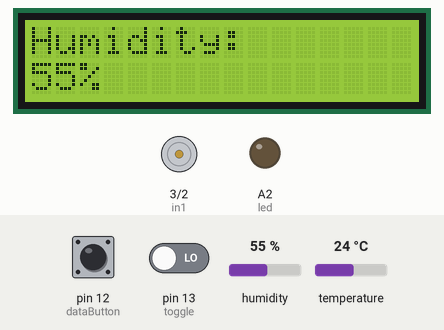
Simulated run of this sketch. Board: Arduino Uno, built with avr-gcc and run on an emulated ATmega328P. On the bench: 16×2 character LCD, motor-driver pin pairs drawn as motors (green arrow = first pin HIGH = forward, orange = second pin HIGH = backward, longer = more drive, scaled by the enable pin), output pins drawn as LEDs (lit = HIGH). The inputs (shaded band) are chosen by the test bench; at power-on: pin 12 (dataButton) HIGH, temperature 24 °C, pin 13 (toggle) LOW, humidity 55 %.

Above: at 1.2 s.
1.3 s: pin 12 (dataButton) pulled LOW for 0.15 s
4.4 s: temperature set to 39 °C
At 5.6 s:
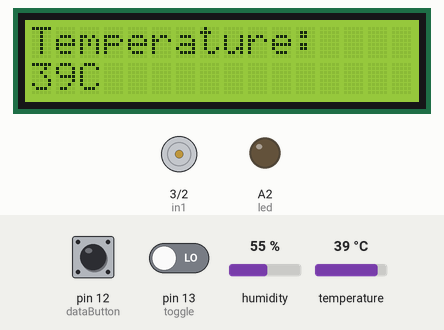
6.7 s: temperature set to 42 °C
At 7.1 s:
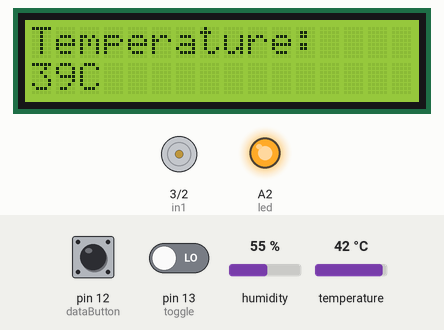
8.2 s: pin 13 (toggle) driven HIGH
At 8.7 s:
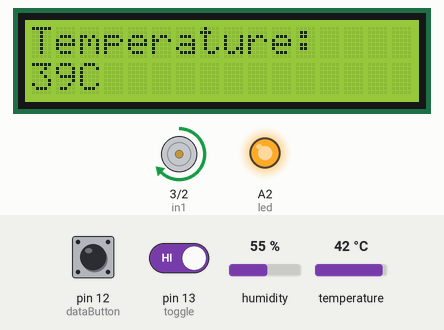
11.2 s: temperature set to 21 °C
At 11.9 s:
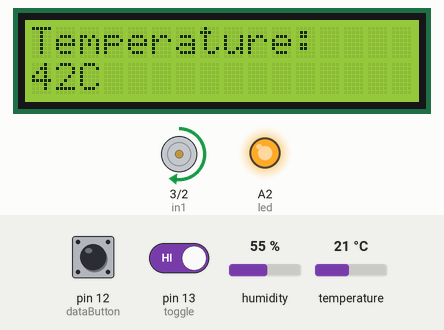
12.7 s: temperature set to 18 °C
At 13.5 s:
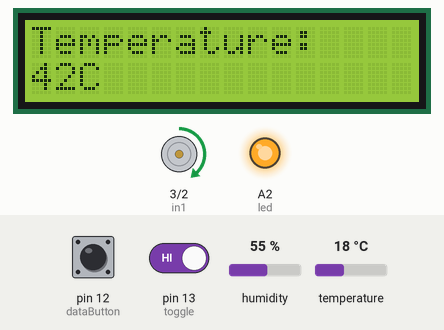
Timing chart, 0 to 15.7 s (numbered marks = the images above; inputs shaded):
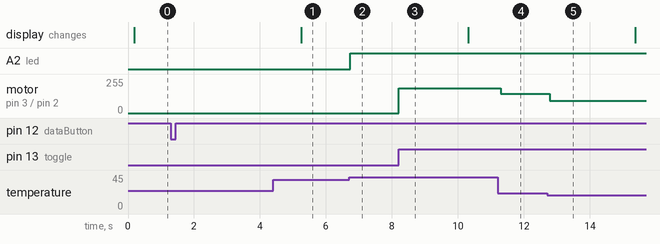

The sketch:

Arduino_Project_Code.ino
```cpp
/*Control System Summative The Cooling System
 *
 * Name: Stephen Liu
 * Date: January 13, 2023
 */

//Variable declarations and class importations
#include "dht.h"  //Imports the DHT class
#define dht_apin A1  // Analog Pin sensor is connected to Arduino
dht DHT;  //Creates a DHT object
int hum;  //Stores the humidity
int temp;  //Stores the temperature

const int toggle=13;  //The pin for the toggle switch
int toggleVal;  //Stores the state of the toggle switch

const int dataButton=12;  //The pin for push button
int buttonVal;  //The state of the button
int dataState=0;  //Determines if either temperature or humidity will be displayed
boolean hasChange=false;  //Checks if the button already been pressed

// Motor A connections
const int enA=11;
const int in1=3;
const int in2=2;

const int led=A2;  //The pin to control the warning LED

// include the library code:
#include <LiquidCrystal.h>

// Creates an LCD object. Parameters: (rs, enable, d4, d5, d6, d7)
LiquidCrystal lcd(8, 9, 4, 5, 6, 7);

//Declares the variables for the timer that controls how often the LCD's data is updated
unsigned long startMillis;
unsigned long currentMillis;
const unsigned long period=5000;

void setup(){
  pinMode(toggle, INPUT);
  pinMode(dataButton, INPUT_PULLUP);

  // Set all the motor control pins to outputs
  pinMode(enA, OUTPUT);
  pinMode(in1, OUTPUT);
  pinMode(in2, OUTPUT);

  // Turn off motors - Initial state
  digitalWrite(in1, LOW);
  digitalWrite(in2, LOW);

  pinMode(led, OUTPUT);

  // set up the LCD's number of columns and rows:
  lcd.begin(16, 2);

  // Clears the LCD screen
  lcd.clear();

  //Initial start time (5000 milliseconds was deducted to allow for the program to display right away)
  startMillis=millis()-5000;
}

void loop(){
  //Changes the display data from humidity to temperature or vice versa
  buttonVal=digitalRead(dataButton);
  if(buttonVal==0 && !hasChange){
    if(dataState==0){
      dataState=1;
    }
    else{
      dataState=0;
    }
    hasChange=true;
  }
  delay(100);

  currentMillis=millis();  //Gets the current "time" (The number of milliseconds since the program started)
  DHT.read11(dht_apin);
  hum=(int) DHT.humidity;
  temp=(int) DHT.temperature;
  //If the period had elapsed, new updated data is displayed to the LCD
  if(currentMillis-startMillis>=period){
    lcd.clear();
    if(dataState==0){
      lcd.print("Humidity: ");
      lcd.setCursor(0, 1);
      lcd.print(hum);
      lcd.print("% ");
    }
    else{
      lcd.print("Temperature: ");
      lcd.setCursor(0, 1);
      lcd.print(temp);
      lcd.print("C ");
    }
    startMillis=currentMillis;
    hasChange=false;
  }

  //Turns on the warning LED when the humidity is higher than 60% or if the temperature exceeds 40C
  if(hum>60 || temp>40){
    digitalWrite(led, 1);
  }

  toggleVal=digitalRead(toggle);
  //Only when the toggle switch is switch on will the fan operate
  if(toggleVal==1){
    //Maps the humidity and temperature to the output range of the DC Motor
    hum=map(hum, 0, 100, 100, 255);
    if(temp<20){
      temp=0;
    }
    else if(temp>60){
      temp=255;
    }
    else{
      temp=map(temp, 20, 60, 100, 255);
    }

    // Set motor speed to average of humidity and temperature measure
    analogWrite(enA, (hum+temp)/2);

    // Turn on motor A
    digitalWrite(in1, HIGH);
    digitalWrite(in2, LOW);
  }
  else{
    // Turn off motor A
    digitalWrite(in1, LOW);
    digitalWrite(in2, LOW);
  }
}
```

Measured:
- the behaviour switches between 40 and 41 °C on temperature (found by bisection; images 1 and 2)
- the behaviour switches between 20 and 19 °C on temperature (found by bisection; images 4 and 5)
- after the input at 1.3 s, every drawn part: stays the same
- after the input at 4.4 s, the display: changes after 0.85 s (image 1)
- after the input at 6.7 s, A2 (led): LOW → HIGH at once
- after the input at 8.2 s, motor on pin 3 (in1) / pin 2 (in2): stopped → forward 185/255 at once
- after the input at 11.2 s, motor on pin 3 (in1) / pin 2 (in2): forward 185/255 → forward 144/255 after 0.10 s
- after the input at 12.7 s, motor on pin 3 (in1) / pin 2 (in2): forward 144/255 → forward 92/255 after 0.08 s
